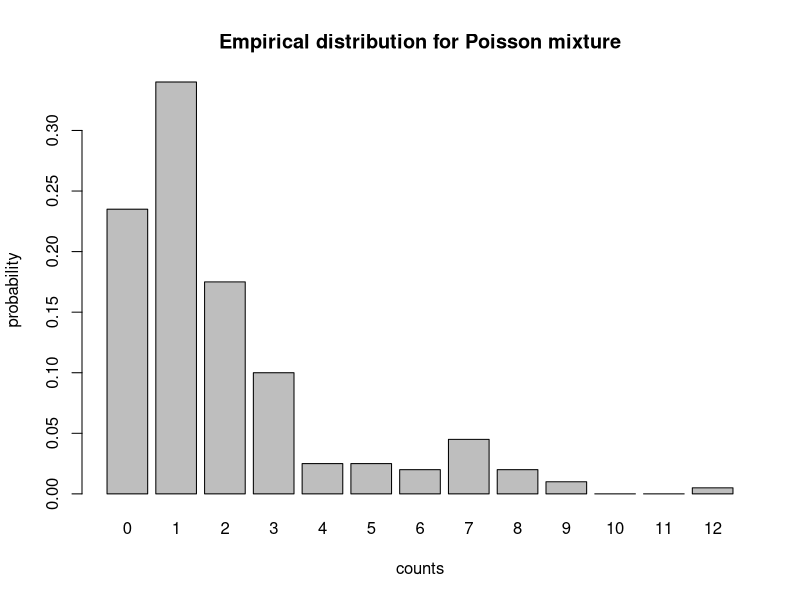

Write R code to recreate this figure.
## ---- chunk 1

# Generate n observations from a mixture of three poisson distributions
set.seed(452)

n = 200 # sample size

w = c(0.7,0.2,0.1) # weights

lambda = c(1,2,6) # lambda params (mean,variation)

ac = sample(1:length(w),n, replace=T, prob=w) # smaple the active component

x = rpois(n,lambda=lambda[ac]) # simulate an ac mixture component n time 

#par(mar=c(4,4,1,1) + 0.1)

empirical_feqs = table(factor(x, levels=seq(0, max(x)))) # tabulate samples into a counts

empirical_dist = empirical_feqs /n # convert frequencies to probabilities

barplot(empirical_dist,xlab="counts",ylab="probability",main="Empirical distribution for Poisson mixture")

## ---- chunk 2
set.seed(42)

n = 1000                  # Larger sample size
w = c(0.3, 0.25, 0.25, 0.2)  # Weights
mu = c(1, 4, 7, 10)       # Means
rates = 1 / mu            # Rates for exponential distributions

cc = sample(1:4, n, replace=TRUE, prob=w)
x = rexp(n, rate=rates[cc])

sample_mean = mean(x)
sample_var = var(x)

theoretical_mean = sum(w * mu)
theoretical_variance = sum(w * (mu^2 + (mu - theoretical_mean)^2))

cat("Sample Mean:", sample_mean, "\n")
cat("Sample Variance:", sample_var, "\n")
cat("Theoretical Mean:", theoretical_mean, "\n")
cat("Theoretical Variance:", theoretical_variance, "\n")
